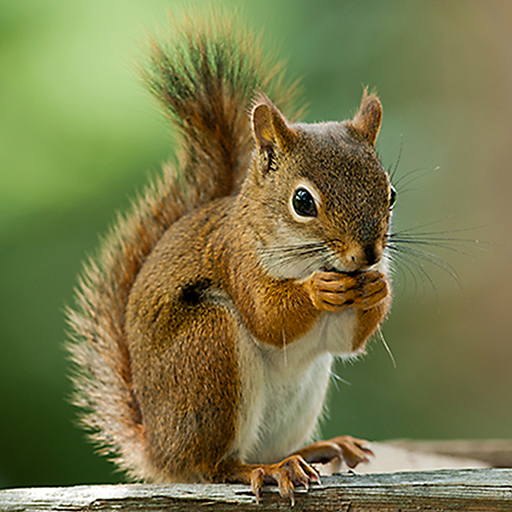
#> input picture image.png, 512 x 512 px
$ python '3_(histogram).py'
#> lines starting #> are read from the running program, lines starting #| are printed output that depends on the picture
import cv2
import matplotlib.pyplot as plt

img = cv2.imread("image.png", 0)
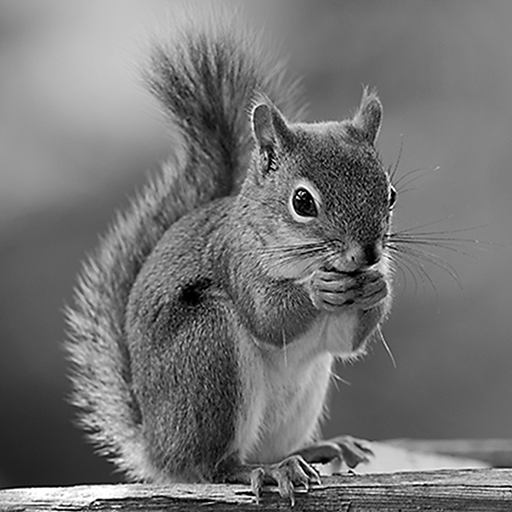
#> img: shape (512, 512); min 0, max 255, mean 115.9

# 256 intensity levels
hist = [0] * 256

# Count pixels manually
for i in range(len(img)):
    for j in range(len(img[i])):
        hist[img[i][j]] += 1
#> after the loop, hist = 256 values, max 4927 at index 130, min 30 at index 243, mean 1024

#original image
plt.subplot(1, 2, 1)
plt.title("original")
plt.imshow(img, cmap="gray")
plt.axis("off")

# Draw histogram
plt.subplot(1, 2, 2)
plt.title("Histogram")
plt.xlabel("Intensity")
plt.ylabel("Frequency")
plt.bar(range(256), hist)

plt.show()
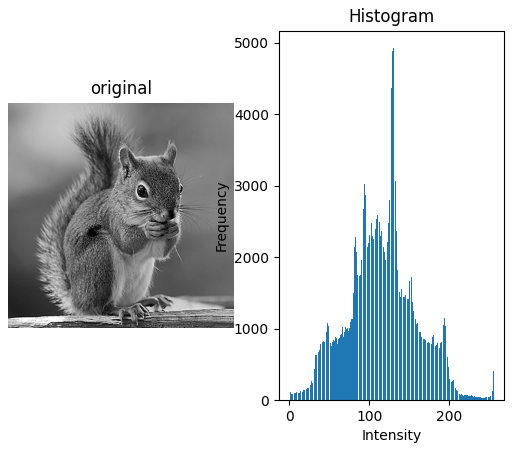
#> figure drawn by matplotlib, 2 panels; panel 2: tallest bar 4927 high, from x = 129.6 to 130.4

$ run again, with img1.jpg saved as image.png
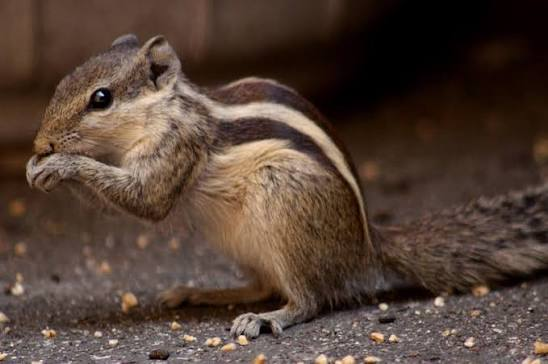
#> input picture img1.jpg, 548 x 364 px
#> `img = cv2.imread("image.png", 0)`:
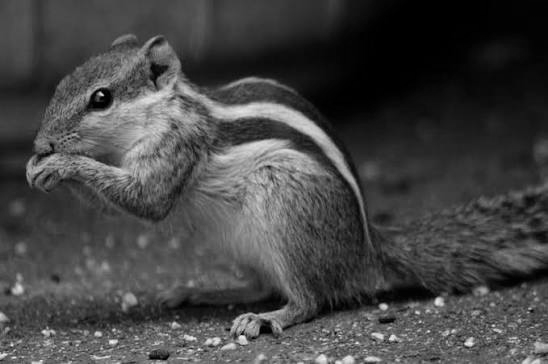
#> img: shape (364, 548); min 0, max 243, mean 68.6
#> after the loop `for i in range(len(img)):`: hist = 256 values, max 6575 at index 0, min 0 at index 238, mean 779.2
#> `plt.show()`:
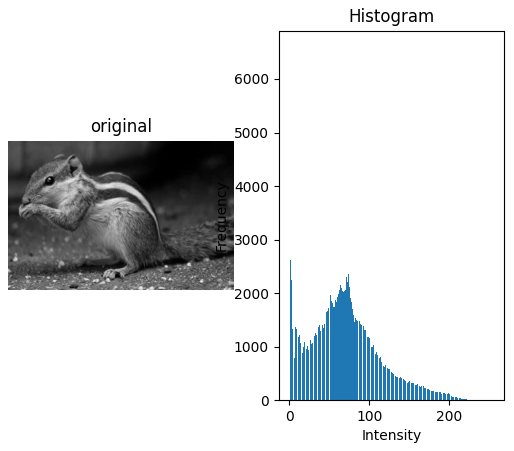
#> figure drawn by matplotlib, 2 panels; panel 2: tallest bar 6575 high, from x = -0.4 to 0.4
